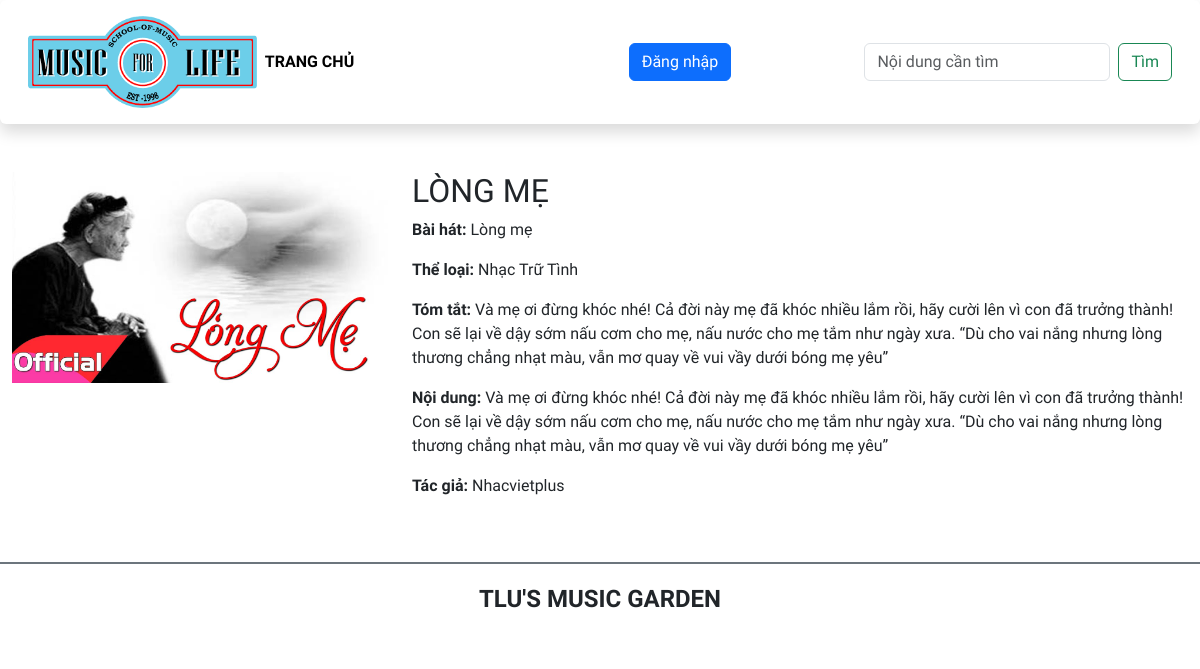
The app's page /BTTH01_CSE485/detail.php?ma_bviet=1 with its own data.
### tables this page shows
CREATE TABLE `baiviet` (
  `ma_bviet` int(10) UNSIGNED NOT NULL,
  `tieude` varchar(200) DEFAULT NULL,
  `ten_bhat` varchar(200) DEFAULT NULL,
  `ma_tloai` int(10) UNSIGNED DEFAULT NULL,
  `tomtat` text DEFAULT NULL,
  `noidung` text DEFAULT NULL,
  `ma_tgia` int(10) UNSIGNED DEFAULT NULL,
  `ngayviet` datetime DEFAULT NULL,
  `hinhanh` varchar(200) DEFAULT NULL
);

CREATE TABLE `theloai` (
  `ma_tloai` int(10) UNSIGNED NOT NULL COMMENT 'primary key',
  `ten_tloai` varchar(50) DEFAULT NULL
);

CREATE TABLE `tacgia` (
  `ma_tgia` int(10) UNSIGNED NOT NULL,
  `ten_tgia` varchar(100) DEFAULT NULL,
  `hinh_tgia` varchar(100) DEFAULT NULL
);

### BTTH01_CSE485/detail.php (the view, shortened to what this page needs)
<!DOCTYPE html>
<html lang="en">
<head>
    <link href="https://cdn.jsdelivr.net/npm/bootstrap@5.3.0-alpha1/dist/css/bootstrap.min.css" rel="stylesheet">
    <link rel="stylesheet" href="css/style.css">
</head>
<body>
    <header>
        <nav class="navbar navbar-expand-lg bg-body-tertiary shadow p-3 bg-white rounded">
            <div class="container-fluid">
                <div class="my-logo">
                    <a class="navbar-brand" href="#">
                        <img src="images/logo2.png" alt="" class="img-fluid">
                    </a>
                </div>
                <div class="collapse navbar-collapse" id="navbarSupportedContent">
                    <ul class="navbar-nav me-auto mb-2 mb-lg-0">
                        <li class="nav-item">
                            <a class="nav-link active" aria-current="page" href="./">Trang chủ</a>
                        </li>
                    </ul>
                    <div class="navbar-nav ms-auto me-auto d-flex">
                        <li class="nav-item">
                            <?php
                            if (isset($_SESSION['username'])) {
                                echo "<span class='me-3'>Xin chào, " . $_SESSION['username'] . "!</span>";
                                echo "<a href='logout.php' class='btn btn-danger'>Thoát</a>";
                            } else {
                                echo "<a href='signin.php' class='btn btn-primary'>Đăng nhập</a>";
                            }
                            ?>
                        </li>
                    </div>
                    <form class="d-flex" role="search">
                        <input class="form-control me-2" type="search" placeholder="Nội dung cần tìm" aria-label="Search">
                        <button class="btn btn-outline-success" type="submit">Tìm</button>
                    </form>
                </div>
            </div>
        </nav>
    </header>
    <main class="container-fluid mt-5 ">
        <?php
        include 'config.php';
        if (isset($_GET['ma_bviet'])) {
            $ma_bviet = (int) $_GET['ma_bviet'];
            $sql = "SELECT baiviet.ma_bviet, baiviet.tieude, baiviet.noidung, baiviet.tomtat, baiviet.ten_bhat, baiviet.hinhanh,
                           theloai.ten_tloai, tacgia.ten_tgia
                    FROM baiviet
                    LEFT JOIN theloai ON baiviet.ma_tloai = theloai.ma_tloai
                    LEFT JOIN tacgia ON baiviet.ma_tgia = tacgia.ma_tgia
                    WHERE baiviet.ma_bviet = $ma_bviet";
            $result = mysqli_query($conn, $sql);
            if (mysqli_num_rows($result) > 0) {
                $baiviet = mysqli_fetch_assoc($result);
            } else {
                echo "<p>Bài viết không tồn tại!</p>";
                exit();
            }
        } else {
            echo "<p>Không có bài viết được chọn!</p>";
            exit();
        }
        ?>
        <div class="row mb-5">
            <div class="col-sm-4">
                <img src="images/<?= htmlspecialchars($baiviet['hinhanh']) ?>" class="img-fluid" alt="<?= htmlspecialchars($baiviet['tieude']) ?>">
            </div>
            <div class="col-sm-8">
                <h2 class="text-uppercase"><?= htmlspecialchars($baiviet['tieude']) ?></h2>
                <p><strong>Bài hát: </strong><?= htmlspecialchars($baiviet['ten_bhat']) ?></p>
                <p><strong>Thể loại: </strong><?= htmlspecialchars($baiviet['ten_tloai']) ?></p>
                <p><strong>Tóm tắt: </strong><?= htmlspecialchars($baiviet['tomtat']) ?></p>
                <p><strong>Nội dung: </strong><?= htmlspecialchars($baiviet['noidung']) ?></p>
                <p><strong>Tác giả: </strong><?= htmlspecialchars($baiviet['ten_tgia']) ?></p>
            </div>
        </div>
    </main>
    <footer class="bg-white d-flex justify-content-center align-items-center border-top border-secondary  border-2" style="height:80px">
        <h4 class="text-center text-uppercase fw-bold">TLU's music garden</h4>
    </footer>
</body>
</html>

### BTTH01_CSE485/css/style.css (style rules this page uses)
body { font-family: 'Numans', sans-serif !important; }
.bg-body-tertiary { background-color:#fff !important; }
.my-logo { max-width: 20%; }
.nav-link { text-transform: uppercase; }
.active { font-weight: bold; }

### records on screen
baiviet: hinhanh (picture), tieude "LÒNG MẸ", ten_bhat "Lòng mẹ", ma_tloai.ten_tloai "Nhạc Trữ Tình", tomtat "Và mẹ ơi đừng khóc nhé! Cả đời này mẹ đã khóc nhiều lắm rồi, hãy cười lên vì con đã trưởng thành! Con sẽ lại về dậy sớm nấu cơm cho mẹ, nấu nước cho mẹ tắm như ngày xưa. “Dù cho vai nắng nhưng lòng thương chẳng nhạt màu, vẫn mơ quay về vui vầy dưới bóng mẹ yêu”", noidung "Và mẹ ơi đừng khóc nhé! Cả đời này mẹ đã khóc nhiều lắm rồi, hãy cười lên vì con đã trưởng thành! Con sẽ lại về dậy sớm nấu cơm cho mẹ, nấu nước cho mẹ tắm như ngày xưa. “Dù cho vai nắng nhưng lòng thương chẳng nhạt màu, vẫn mơ quay về vui vầy dưới bóng mẹ yêu”", ma_tgia.ten_tgia "Nhacvietplus"
